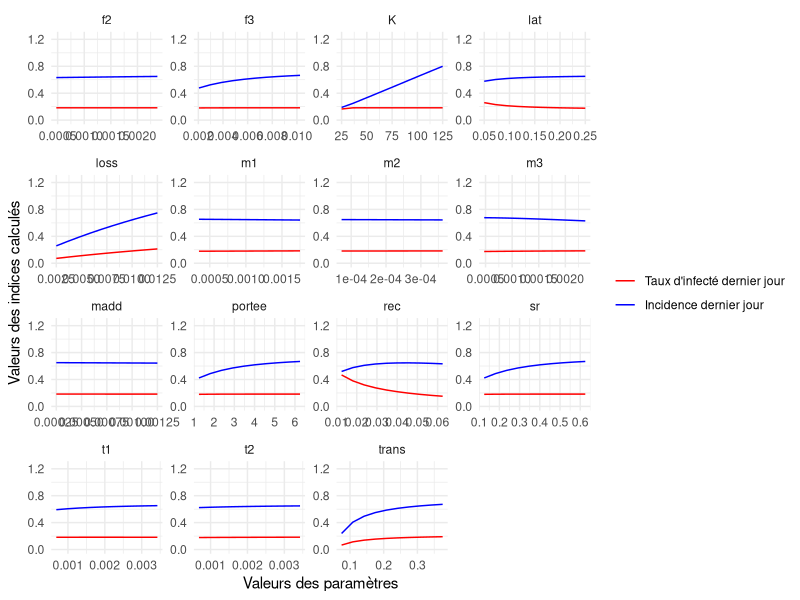
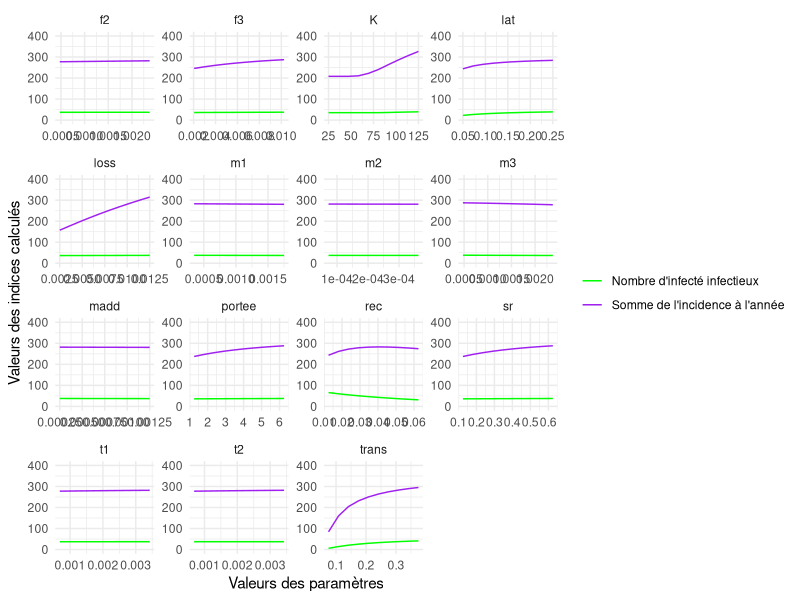

These figures' R source, in order:
## ---- chunk 1
knitr::opts_chunk$set(echo = TRUE)
## ---- chunk 2
rm(list=ls())
graphics.off()
## ---- chunk 3
modAppli <- function(parametre){  

  # CONDITIONS DE SIMULATION
  temps = 2*365; # nb de pas de temps (en jours)
  # initialisation pour la sauvegarde de 4 sorties ponctuelles pour chaque jeu de parametres
  sorties <- matrix(0, nrow=nrow(parametre), ncol=4)

  # boucle des scenarios de l'?chantillonnage de l'AS
  for (i in 1:nrow(parametre)) { 

    # STRUCTURE & PARAMETRES DU MODELE

    # Parametres demographiques
    K = parametre[i,1];		    # Nombre maximal d'individus que le milieu peut supporter
    sr = parametre[i,2];	    # Sex-ratio
    m1 = parametre[i,3];	    # Mortalité naturelle des nouveaux-nés
    m2 = parametre[i,4];	    # Mortalité naturelle des jeunes
    m3 = parametre[i,5];	    # Mortalité naturelle des adultes
    f2 = parametre[i,6];	    # Taux de fécondité des jeunes
    f3 = parametre[i,7];	    # Taux de fécondité des adultes
    portee = parametre[i,8];	# Effectif maximal d'une portée
    t1 = parametre[i,9];	    # Probabilité de passage de la classe d'âge "nouveau-né" à "jeune"
    t2 = parametre[i,10];	    # Probabilité de passage de la classe d'âge "jeune" à "adulte"

    # Parametres lies a l'agent pathogène
    trans = parametre[i,11];  # Force d'infection
    lat = parametre[i,12];	  # Taux de la latence
    rec = parametre[i,13];	  # Taux de passage à un état d'immmunité
    loss = parametre[i,14];	  # Taux de passage d'un état d'immunité à un état sensible (sain)
    madd = parametre[i,15];	  # Mortalité lié à l'infection par l'AP

    # INITIALISATION
    MAT <- array(0, dim=c(4,4,temps)); # nb indiv par classe d'age en ligne (derniere ligne = pop tot), etat de sante en colonne, pas de temps (dimension 3)
    nvinf <- array(0, dim=c(temps));
    # conditions initiales (la population est a sa structure d'equilibre, calculee par ailleurs)
    MAT[1,1,1] <- 27; # Effectif des individus nouveaux-nes sains le premier jour
    MAT[2,1,1] <- 23; # Effectif des individus jeunes sains le premier jour
    MAT[3,1,1] <- 36; # Effectif des individus adultes sains le premier jour 
    MAT[3,3,1] <- 1;  # Effectif des individus adultes infectes infectieux le premier jour

    # Effectifs par etat de sante
    MAT[4,1,1] <- sum(MAT[1:3,1,1]); MAT[4,2,1] <- sum(MAT[1:3,2,1]); MAT[4,3,1] <- sum(MAT[1:3,3,1]); MAT[4,4,1] <- sum(MAT[1:3,4,1]);

    # SIMULATIONS
    # Boucle du temps
    for (t in 1:(temps-1)) { 
     # Classe d'age Nouveau-né
      # RQ : les naissances sont XX, les nouveaux nes etant dans l'etat NN
      N <- sum(MAT[4,,t]);	# Taille de la pop en t
      MAT[1,1,t+1] <- MAT[1,1,t]*(1-m1-t1-trans*MAT[4,3,t]/N) + loss*MAT[1,4,t]      + max(0, sr*portee*(sum(MAT[2,,t])*f2 + sum(MAT[3,,t])*f3) * (1 - N/K)); 
      MAT[1,2,t+1] <- MAT[1,2,t]*(1-m1-t1-lat)			  + trans*MAT[1,1,t]*MAT[4,3,t]/N; 
      MAT[1,3,t+1] <- MAT[1,3,t]*(1-m1-madd-t1-rec)  		  + lat*MAT[1,2,t]; 
      MAT[1,4,t+1] <- MAT[1,4,t]*(1-m1-t1-loss) 		  + rec*MAT[1,3,t]; 
     # classe d'age Jeune
      MAT[2,1,t+1] <- MAT[1,1,t]*t1	+ MAT[2,1,t]*(1-m2-t2-trans*MAT[4,3,t]/N) + loss*MAT[2,4,t];
      MAT[2,2,t+1] <- MAT[1,2,t]*t1	+ MAT[2,2,t]*(1-m2-t2-lat)			+ trans*MAT[2,1,t]*MAT[4,3,t]/N;
      MAT[2,3,t+1] <- MAT[1,3,t]*t1	+ MAT[2,3,t]*(1-m2-madd-t2-rec)		+ lat*MAT[2,2,t];
      MAT[2,4,t+1] <- MAT[1,4,t]*t1	+ MAT[2,4,t]*(1-m2-t2-loss)			+ rec*MAT[2,3,t];
     # classe d'age Adulte
      MAT[3,1,t+1] <- MAT[2,1,t]*t2	+ MAT[3,1,t]*(1-m3-trans*MAT[4,3,t]/N) 	+ loss*MAT[3,4,t];
      MAT[3,2,t+1] <- MAT[2,2,t]*t2	+ MAT[3,2,t]*(1-m3-lat)				+ trans*MAT[3,1,t]*MAT[4,3,t]/N;
      MAT[3,3,t+1] <- MAT[2,3,t]*t2	+ MAT[3,3,t]*(1-m3-madd-rec)			+ lat*MAT[3,2,t];
      MAT[3,4,t+1] <- MAT[2,4,t]*t2	+ MAT[3,4,t]*(1-m3-loss)			+ rec*MAT[3,3,t];
     # calcul des effectifs par etat de sante
      MAT[4,1,t+1] <- sum(MAT[1:3,1,t+1]); MAT[4,2,t+1] <- sum(MAT[1:3,2,t+1]); MAT[4,3,t+1] <- sum(MAT[1:3,3,t+1]); MAT[4,4,t+1] <- sum(MAT[1:3,4,t+1]);
      nvinf[t+1]   <- trans*MAT[4,1,t]*MAT[4,3,t]/N

    }# fin boucle temps

    # Sorties ponctuelles a analyser
    
    # Taux des infectes au dernier jours
    sortie1 <- (MAT[4,2,temps] + MAT[4,3,temps]) / sum(MAT[4,,temps])
    # Incidence du dernier jour
    sortie2 <- nvinf[temps]
    # Nombre maximum d'infectes infectieux sur les 2 ans
    sortie3 <- max(MAT[4,3,1:temps])
    # Incidence sur l'année
    sortie4 <- sum(nvinf[1:365])
    
    sorties[i,1] <- sortie1;
    sorties[i,2] <- sortie2;
    sorties[i,3] <- sortie3;
    sorties[i,4] <- sortie4;
    
  }# fin boucle scenarios AS
  return(sorties)
}
## ---- chunk 4
ValNominale = c(100, 0.5, 0.0014, 0.00029, 0.0019, 0.0019, 0.0082, 5, 1/365, 1/365, 0.3, 1/5, 1/20, 1/100, 0.001)
ParamNames = c("K", "sr", "m1", "m2", "m3", "f2", "f3", "portee", "t1", "t2", "trans", "lat", "rec", "loss", "madd")

# Gammes de variation des paramètres
ParamRanges = data.frame(
  lower = ValNominale * 0.25,
  upper = ValNominale * 1.25
)

# Matrice des paramètres de base
param_matrix_first <- matrix(ValNominale,
                             nrow = 1, 
                             ncol = length(ValNominale))

# Matrice des paramètres variants
param_matrix_var <- matrix(0, 
                           nrow = 10, 
                           ncol = length(ValNominale))
for (i in 1:length(ValNominale)) {
  param_matrix_var[, i] <- seq(ParamRanges$lower[i], ParamRanges$upper[i], length.out = 10)
}

# Créer un dataframe qui stock les résultats de la sortie 1 de l'analyse de sensibilité
SensitivityResults <- data.frame(Parameter = character(0), Sensitivity = numeric(0))
## ---- chunk 5
for (i in 1:length(ValNominale)) {
  for (j in 1:10) {
    # Faire varier notre paramètre
    param_matrix <- param_matrix_first
    param_matrix[1,i] <- param_matrix_var[j,i]
    
    # Exécuter le modèle pour chaque combinaison de paramètres
    output <- modAppli(param_matrix)
    
    # Créez un data.frame temporaire pour stocker les résultats de cette itération
    temp_df <- data.frame(Parameter = ParamNames[i],
                          Val = param_matrix[, i],
                          Sensitivity1 = output[,1],
                          Sensitivity2 = output[,2],
                          Sensitivity3 = output[,3],
                          Sensitivity4 = output[,4])
    
    # Ajoutez les résultats à SensitivityResults
    SensitivityResults <- rbind(SensitivityResults, temp_df)
  }
}
## ---- chunk 6
library(ggplot2)
library(tidyr)
## ---- chunk 7
# Plot des résultats taux d'infecté au dernier jour et incidence de la maladie le dernier jour
ggplot(SensitivityResults, aes(x = Val, y = Sensitivity1)) +
  geom_line(aes(color = "Sensitivity1")) +
  geom_line(data = SensitivityResults, aes(x = Val, y = Sensitivity2, color = "Sensitivity2")) +
  labs(x = "Valeurs des paramètres", y = "Valeurs des indices calculés",colour = NULL) +
  facet_wrap(~Parameter, scales = "free") +
  theme_minimal() +
  scale_color_manual(values = c("Sensitivity1" = "red", "Sensitivity2" = "blue"),
                     labels = c("Taux d'infecté dernier jour", "Incidence dernier jour")) +
  coord_cartesian(ylim = c(0, 1.25))


# Plot des résultats Nombre d'infectés infectieux et l'incidence à l'année
ggplot(SensitivityResults, aes(x = Val, y = Sensitivity3)) +
  geom_line(aes(color = "Sensitivity3")) +
  geom_line(data = SensitivityResults, aes(x = Val, y = Sensitivity4, color = "Sensitivity4")) +
  labs(x = "Valeurs des paramètres", y = "Valeurs des indices calculés",colour = NULL) +
  facet_wrap(~Parameter, scales = "free") +
  theme_minimal() +
  scale_color_manual(values = c("Sensitivity3" = "green","Sensitivity4" = "purple"),
                     labels = c("Nombre d'infecté infectieux", "Somme de l'incidence à l'année")) +
  coord_cartesian(ylim = c(0, 400))
